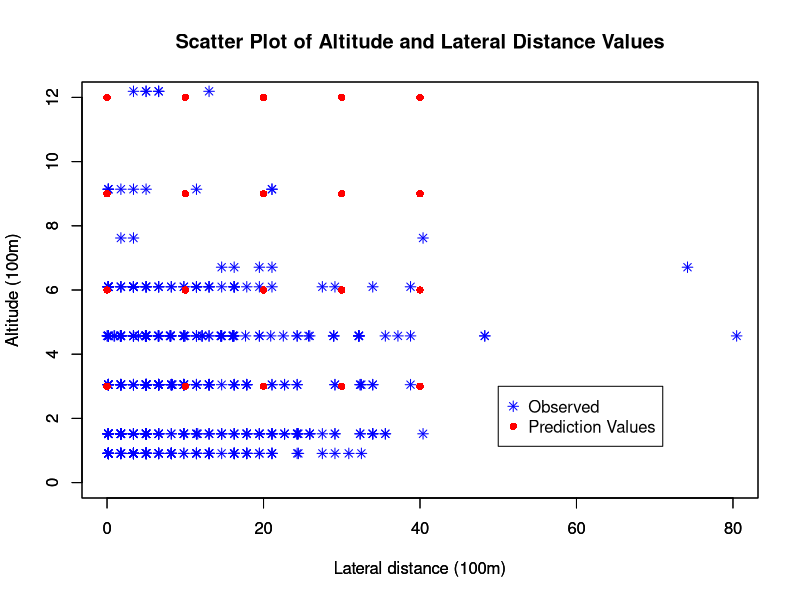

Generate this figure with R:
# Import libraries
library(readr)

# Read data from data file (geese.txt) and store in R in a data frame (geese)
geese <- read_tsv("geese.txt")
# View dataframe
View(geese)

# Stepwise regression

# Minimal model
formL <- formula(~1)
# Maximum model
formU <- formula(~ALTITUDE*LATERAL, family = binomial, data=geese)
start.model <- glm(RESPONSE~ALTITUDE*LATERAL, family = binomial, data=geese)
step.model <- step(start.model, direction = "backward", scope=list(lower=formL, upper=formU))

# Output ANOVA of final stepwise model
anova(step.model, test="Chisq")

# Calculate p-value of residual deviance 
pchisq(df=460, q=342, lower.tail=F)

# Output summary of final stepwise model
summary(step.model)

# Constructing a probability matrix

# create altitude: an object which stores a list of five of the following integers consecutively: 3, 6, 9, 12
ALTITUDE<-c(rep(3,5), rep(6,5), rep(9,5), rep(12,5))
# create lateral: an object which stores a list of five lots of integers 0, 10, 20 , 30, 40  
LATERAL<-rep(c(0,10,20,30,40),4)
# pair lateral and altitude values in dataframe newx
newx<-data.frame(LATERAL, ALTITUDE)
# predict the probability of geese flying high for each pair of lateral and altitude values in newx
preds<-predict(step.model,new =newx,type="response")
# construct a probability matrix and label the columns and rows
prob<-matrix(preds, ncol=4, byrow=F)
colnames(prob)<-c("A3", "A6","A9", "A12")
rownames(prob)<-c("L0","L10","L20","L30","L40")
prob

# Create a scatter plot of the observed helicopter altitudes and lateral distances
plot(geese$LATERAL, geese$ALTITUDE, main = "Scatter Plot of Altitude and Lateral Distance Values", xlab = "Lateral distance (100m)", ylab = "Altitude (100m)", 
     ylim=c(0,12), xlim=c(0,80), col = "blue", pch=8)
par(new=TRUE)
# Overlay the altitude and lateral distance pairs of values used in the probability matrix
plot(newx$LATERAL, newx$ALTITUDE, xlab = "Lateral distance (100m)", ylab = "Altitude (100m)", ylim=c(0,12), xlim=c(0,80), col = "red", pch = 16)
# Produce a legend in the bottom right corner
legend(x=50, y=3, legend=c('Observed', 'Prediction Values'),
       col=c('blue', 'red'), pch=c(8,16))